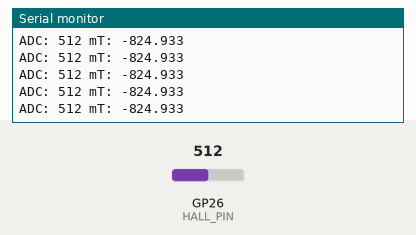
This sketch was run on a simulated Raspberry Pi Pico. On the bench: the last lines printed to the serial monitor. Inputs (shaded band) come from the test bench; at power-on: GP26 (HALL_PIN) = 512.

Above: at 1.2 s.
1.3 s: GP26 (HALL_PIN) set to 716
At 1.31 s:
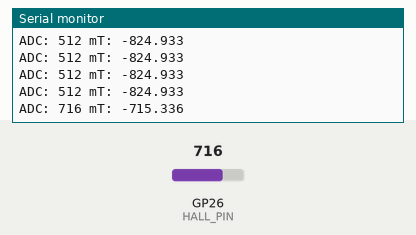
2.8 s: GP26 (HALL_PIN) set to 900
At 2.81 s:
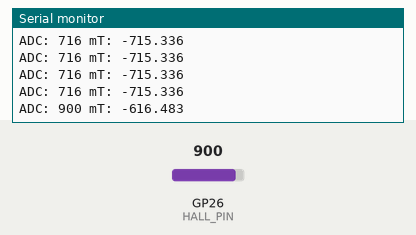
Timing chart, 0 to 5.8 s (numbered marks = the images above; inputs shaded):
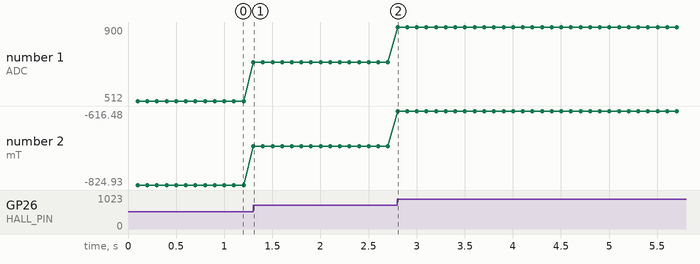

Measured:
- after the input at 1.3 s, the serial monitor: prints a new line at once (image 1)
- after the input at 2.8 s, the serial monitor: prints a new line at once (image 2)
- plotted number 1: 512 → 716 after the input at 1.3 s, 716 → 900 after the input at 2.8 s
- plotted number 2: -824.93 → -715.34 after the input at 1.3 s, -715.34 → -616.48 after the input at 2.8 s

The sketch:

sensor_hall_578.ino
```cpp
// snippet: sensor_hall_578
// tags: hall, magnetic, sensor, analog, linear, a1302, voltage, field
// boards: avr, esp32, nano33iot, romi32u4, rp2040
// library: none
// description: Read a linear Hall effect sensor (A1302) on A0
// prompts: linear, effect, sensor, (a1302), print, value
// verified: compile-only
// source: kd-generated (id 578)
const int HALL_PIN = A0;
const float SENSITIVITY = 0.0015f;  // V/mT: 0.0015 for A1302

// Board-specific ADC parameters: AVR = 10-bit/5V, others = 12-bit/3.3V
#if defined(ESP32) || defined(ARDUINO_SAMD_NANO_33_IOT) || defined(ARDUINO_ARCH_RP2040)
  const float VREF = 3.3f;
  const float ADC_MAX = 4095.0f;
#else
  const float VREF = 5.0f;
  const float ADC_MAX = 1023.0f;
#endif

unsigned long prevMs = 0;

void setup() {
  Serial.begin(9600);
}

void loop() {
  unsigned long now = millis();
  if (now - prevMs < 100) return;
  prevMs = now;

  int adcValue = analogRead(HALL_PIN);
  float voltage = adcValue * (VREF / ADC_MAX);
  // Zero-field midpoint is half of ADC range
  float midpointV = (ADC_MAX / 2.0f) * (VREF / ADC_MAX);
  float magneticField = (voltage - midpointV) / SENSITIVITY;

  Serial.print("ADC: "); Serial.print(adcValue);
  Serial.print(" mT: "); Serial.println(magneticField, 3);
}
```
